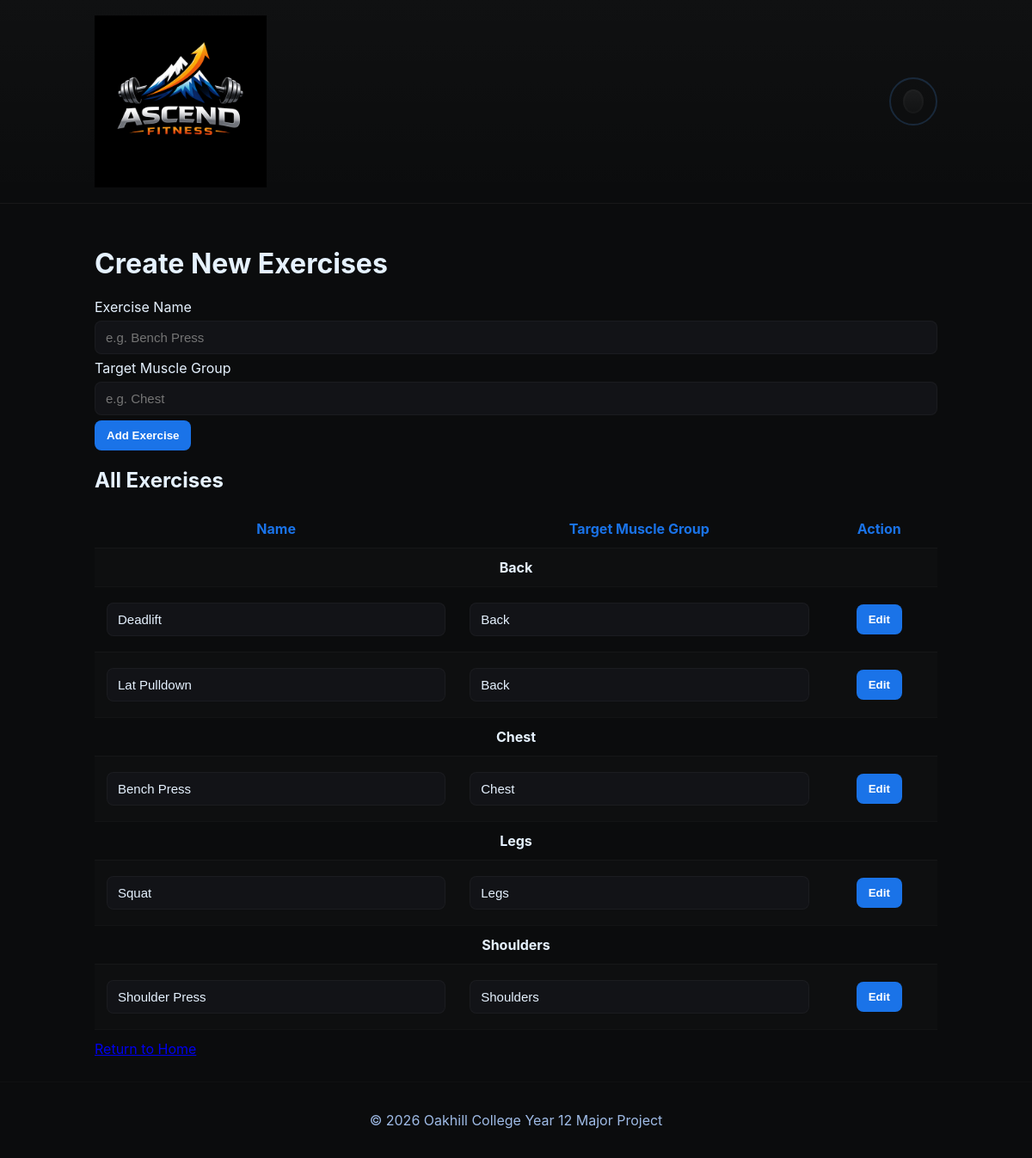
The app's page /my_app/create_exercise/ (signed in) with its own data.
### my_app/models.py (models this page shows, shortened)
class Exercise(models.Model):
    exercise_name = models.CharField(max_length=100)
    exercise_type = models.CharField(max_length=50, blank=True, null=True)
    target_muscle_group = models.CharField(max_length=100, blank=True, null=True)
    description = models.TextField(blank=True, null=True)

### my_app/views.py (the view, shortened to what this page needs)
# urls.py: path("create_exercise/", views.create_exercise, name="create_exercise"),
@login_required(login_url="users:login")
def create_exercise(request):
    edit_id = None
    exercises = Exercise.objects.all().order_by('target_muscle_group', 'exercise_name')
    grouped = []
    def _muscle_key(e):
        return e.target_muscle_group or "Uncategorized"
    from itertools import groupby
    for muscle, grp in groupby(exercises, key=_muscle_key):
        grouped.append((muscle, list(grp)))
    return render(request, "my_app/create_exercise.html", {"exercises": exercises, "grouped_exercises": grouped, "edit_id": edit_id})

### my_app/templates/my_app/create_exercise.html (shortened to what this page needs)
{% extends 'my_app/base.html' %}
{% block content %}
<h1>Create New Exercises</h1>
<form method="post">
    <label>Exercise Name</label><br>
    <input type="text" name="exercise_name" placeholder="e.g. Bench Press" required><br>
    <label>Target Muscle Group</label><br>
    <input type="text" name="target_muscle_group" placeholder="e.g. Chest"><br>
    <button type="submit">Add Exercise</button>
</form>
<h2>All Exercises</h2>
<table id="exercise-table">
    <tr><th>Name</th><th>Target Muscle Group</th><th>Action</th></tr>
    {% for muscle, ex_list in grouped_exercises %}
        <tr><td colspan="3"><strong>{{ muscle }}</strong></td></tr>
        {% for ex in ex_list %}
        <form method="post">
            <tr data-exid="{{ ex.id }}">
                <td>
                    <input type="text" name="exercise_name" value="{{ ex.exercise_name }}" required readonly>
                </td>
                <td>
                    <input type="text" name="target_muscle_group" value="{{ ex.target_muscle_group }}" readonly>
                </td>
                <td>
                    <button type="button" onclick="enableEdit(this)">Edit</button>
                </td>
            </tr>
        </form>
        {% endfor %}
    {% empty %}
    <tr><td colspan="3">No exercises found.</td></tr>
    {% endfor %}
</table>
<a href="{% url 'my_app:home' %}">Return to Home</a>
{% endblock %}

### my_app/static/my_app/styles.css (style rules this page uses)
:root { --bg: #0b0c0d; --surface: #0f1113; --muted-surface: #121317; --text: #e6f2ff; --muted-text: #9fbbe6; --accent: #1a73e8; --accent-strong: #0f5ecb; --danger: #ff5252; --radius: 10px; --max-width: 980px; }
* { box-sizing:border-box }
html,body { height:100% }
body { margin:0; background:var(--bg); color:var(--text); font-family:Inter, ui-sans-serif, system-ui, -apple-system, "Segoe UI", Roboto, "Helvetica Neue", Arial; -webkit-font-smoothing:antialiased; -moz-osx-font-smoothing:grayscale; display:flex; flex-direction:column; min-height:100vh; }
input[type="text"], input[type="number"], input[type="password"], textarea, select { width:100%; background:var(--muted-surface); border:1px solid rgba(255,255,255,0.04); color:var(--text); padding:10px 12px;border-radius:8px;font-size:15px;margin:6px 0; }
button, .btn, input[type="submit"] { background:var(--accent); color:white;border:none;padding:10px 14px;border-radius:8px;cursor:pointer;font-weight:600; }
table { width:100%;border-collapse:collapse;margin:12px 0;background:transparent }
th, td { padding:12px 14px;border-bottom:1px solid rgba(255,255,255,0.03);text-align:center }
th { color:var(--accent);font-weight:700 }
tr:nth-child(even) { background:rgba(255,255,255,0.01) }

### records on screen
Exercise: target_muscle_group "Back", exercise_name "Deadlift"
Exercise: exercise_name "Lat Pulldown", target_muscle_group "Back"
Exercise: target_muscle_group "Chest", exercise_name "Bench Press"
Exercise: target_muscle_group "Legs", exercise_name "Squat"
Exercise: target_muscle_group "Shoulders", exercise_name "Shoulder Press"
